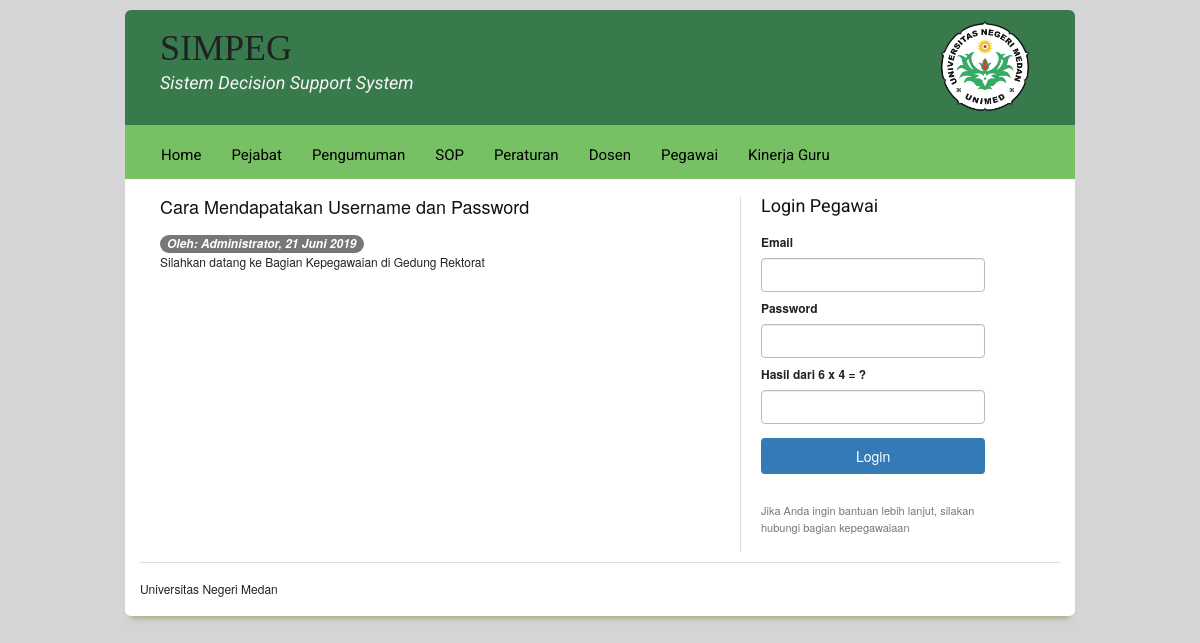
The app's page /web/pengumumandetail/cara-mendapatakan-username-dan-password with its own data.
### tables this page shows
CREATE TABLE `simpeg_identitas` (
  `id` int(11) NOT NULL,
  `kode` varchar(10) NOT NULL,
  `nama` varchar(100) NOT NULL,
  `alamat` varchar(255) NOT NULL,
  `kota` varchar(30) NOT NULL,
  `telp` varchar(30) NOT NULL,
  `fax` varchar(30) NOT NULL,
  `web` varchar(50) NOT NULL,
  `email` varchar(50) NOT NULL,
  `logo` varchar(50) NOT NULL,
  `instansi` varchar(100) NOT NULL,
  `fb` varchar(100) NOT NULL,
  `tw` varchar(100) NOT NULL,
  `ig` varchar(100) NOT NULL,
  `yt` varchar(100) NOT NULL,
  `footer` varchar(255) NOT NULL,
  `deskripsi` text NOT NULL,
  `keyword` text NOT NULL
);

CREATE TABLE `simpeg_pengumuman` (
  `id` int(11) NOT NULL,
  `judul` varchar(200) NOT NULL,
  `seo` varchar(250) NOT NULL,
  `isi` mediumtext NOT NULL,
  `dibaca` int(11) NOT NULL,
  `tanggal` datetime NOT NULL DEFAULT CURRENT_TIMESTAMP,
  `user` int(11) NOT NULL
);

CREATE TABLE `simpeg_user` (
  `id_user` int(11) NOT NULL,
  `username` varchar(30) NOT NULL,
  `password` varchar(120) NOT NULL,
  `salt` varchar(8) NOT NULL,
  `token` varchar(64) NOT NULL,
  `email` varchar(50) NOT NULL,
  `nama` varchar(100) NOT NULL,
  `hp` varchar(15) NOT NULL,
  `gambar` varchar(50) NOT NULL,
  `level` int(11) NOT NULL,
  `login_terakhir` datetime NOT NULL,
  `status` enum('Y','N') NOT NULL,
  `fak` varchar(13) DEFAULT NULL,
  `prodi` varchar(15) DEFAULT NULL
);

### application/libraries/Template.php (called while the page is built)
<?php if ( ! defined('BASEPATH')) exit('No direct script access allowed');
class Template {
		var $template_data = array();
		function set($name, $value)
		{
			$this->template_data[$name] = $value;
		}
		function load($template = '', $view = '' , $view_data = array(), $return = FALSE)
		{
			$this->CI =& get_instance();
			$this->set('contents', $this->CI->load->view($view, $view_data, TRUE));
			return $this->CI->load->view($template, $this->template_data, $return);
		}
}

### application/controllers/Web.php (called while the page is built, shortened)
<?php
class Web extends CI_Controller {
    public function pengumumandetail($seo){
    $token=token();
    $this->mathcaptcha->generatekode();
    $data['captcha']=$this->mathcaptcha->showcaptcha();
    $data['token']=$token;
    $query = $this->model_app->edit('simpeg_pengumuman',array('seo' => $seo));
    if ($query->num_rows()<=0){
      redirect('web/pengumuman');
    }else{
      $row = $query->row_array();
      $data['title'] = cetak($row['judul']);
      $data['rows'] = $row;
      $dataa = array('dibaca'=>$row['dibaca']+1);
      $where = array('id' => $row['id']);
      $this->model_app->update('simpeg_pengumuman', $dataa, $where);
      $this->template->load('front','front/pengumumandetail',$data);
    }
  }
}

### index.php (called while the page is built, shortened)
<?php
require_once BASEPATH.'core/CodeIgniter.php';

### application/models/Model_app.php (called while the page is built, shortened)
<?php
class Model_app extends CI_model{
    public function edit($table, $data){
        return $this->db->get_where($table, $data);
    }
}

### application/helpers/engine_helper.php (called while the page is built, shortened)
<?php
function identitas($p){
        $ci = & get_instance();
        $bg = $ci->db->query("SELECT $p FROM simpeg_identitas WHERE id=1")->row_array();
        return $bg[$p];
    }
function viewUser($p,$q='nama'){
        $ci = & get_instance();
        $fav = $ci->db->query("SELECT $q FROM simpeg_user WHERE id_user='$p'")->row_array();
        return $fav[$q];
    }

### application/helpers/ibelkhan_helper.php (called while the page is built, shortened)
<?php
    function tgl_indo($tgl){
            $tanggal = substr($tgl,8,2);
            $bulan = get_bulan(substr($tgl,5,2));
            $tahun = substr($tgl,0,4);
            return $tanggal.' '.$bulan.' '.$tahun;
    }
    function get_bulan($bln){
                switch ($bln){
                    case 6:
                        return "Juni";
                        break;
                }
            }

### application/views/front/pengumumandetail.php (the view)
<?php
echo'<h3>'.$rows['judul'].'</h3>';
echo'<i class="badge">Oleh: '.viewUser($rows['user']).', '.tgl_indo($rows['tanggal']).'</i>';
echo $rows['isi'];
?>

### application/views/front.php (shortened to what this page needs)
<!DOCTYPE html>
<html lang="en">
<head>
	<link href="<?=base_url()?>assets/plugins/jquery-ui/jquery-ui.min.css" rel="stylesheet" />
	<link href="<?=base_url()?>assets/plugins/bootstrap3/css/bootstrap.min.css" rel="stylesheet" />
	<link href="<?=base_url()?>assets/plugins/font-awesome/5.0/css/fontawesome-all.min.css" rel="stylesheet" />
	<link href="<?=base_url()?>assets/plugins/animate/animate.min.css" rel="stylesheet" />
	<link href="<?=base_url()?>assets/css/default/style-responsive.min.css" rel="stylesheet" />
	<link href="<?=base_url()?>assets/plugins/bootstrap-sweetalert/sweetalert.css" rel="stylesheet" />
	<link rel="stylesheet" href="<?=base_url()?>assets/css/front/screen.css" type="text/css" media="screen, projection">
	<link rel="stylesheet" href="<?=base_url()?>assets/css/front/print.css" type="text/css" media="print">
	<link rel="stylesheet" href="<?=base_url()?>assets/css/front/custom.css" type="text/css">
	<link rel="stylesheet" href="<?=base_url()?>assets/css/front/fancy-type/screen.css" type="text/css" media="screen, projection">
</head>
<body id="target-element" style="margin: auto; padding: 10px;">
	<div class="container circular-top-border" id="header">
		<div class="span-20">
			<h1 class="" style="font-family: 'Vollkorn', serif; padding: 20px 0px 0px 20px">SIMPEG</h1>
			<h3 style="font-style: italic; color:#F5F5F5; font-family: 'Roboto', sans-serif; padding: 0; padding-left: 20px; margin-top: -10px"><?=identitas('nama')?></h3>
		</div>
		<div class="span-3" style="margin: 10px 0px">
			<img src="<?=base_url()?>assets/img/<?=identitas('logo')?>" height="91" alt="" class="" >
		</div>
	</div>
	<div id="">
		<div class="container" id="navbar">
			<div class="span-24" style="margin: 4px 0px">
				<div id="primary_nav_wrap">
					<ul>
						<li><a href="<?=base_url()?>">Home</a></li>
						<li><a href="<?=base_url('web/pejabat')?>">Pejabat</a></li>
						<li><a href="<?=base_url('web/pengumuman')?>">Pengumuman</a></li>
						<li><a href="<?=base_url('web/sop')?>">SOP</a></li>
						<li><a href="<?=base_url('web/peraturan')?>">Peraturan</a></li>
						<li><a href="<?=base_url('web/dosen')?>">Dosen</a></li>
						<li><a href="<?=base_url('web/pegawai')?>">Pegawai</a></li>
						<li><a href="<?=base_url('web/kinerja')?>">Kinerja Guru</a></li>
					</ul>
				</div>
			</div>
		</div>
	</div>
	<div class="container main circular-bottom-border">
		<div class="span-15 prepend-1" style="padding-left: 20px;">
			<?php
					echo $contents;
				?>
		</div>
		<div class="span-7 last" style="border-left: 1px solid #ddd; padding-left: 20px; margin-bottom: 10px">
			<h3 style="font-family: 'Roboto', sans-serif;">Login Pegawai</h3>
				<form action="<?=base_url('login')?>" method="post" accept-charset= utf-8>
					<label for="uid">Email</label><br>
					<input type="email" class="text form-control" id="username" name="email" style="width: 90%">
					<label for="pass">Password</label><br>
					<input type="password" class="text form-control" id="pass" name="password" style="width: 90%">
					<label for="pass"><?=$captcha?></label>
					<input type="number" class="text form-control" id="pass" name="captcha" style="width: 90%" required>
					<div style="margin-top: 6px">
						<input type="submit" name="login" value="Login" class="btn btn-primary btn-hover-green" style="width: 90%; margin-top: 0.5em">
					</div>
				</form>
				<br>
			<p style="margin-top: 10px; font-size: 11px; color: #777">Jika Anda ingin bantuan lebih lanjut, silakan hubungi bagian kepegawaiaan</p>
		</div>
		<hr>
		<?=identitas('footer')?>
	</div>
</body>
</html>

### assets/css/front/screen.css (style rules this page uses)
html { margin:0;padding:0;border:0; }
body, div, span, object, iframe, h1, h2, h3, h4, h5, h6, p, blockquote, pre, a, abbr, acronym, address, code, del, dfn, em, img, q, dl, dt, dd, ol, ul, li, fieldset, form, label, legend, table, caption, tbody, tfoot, thead, tr, th, td, article, aside, dialog, figure, footer, header, hgroup, nav, section { margin:0;padding:0;border:0;font-size:100%;font:inherit;vertical-align:baseline; }
body { line-height:1.5;background:white; }
html { font-size:100.01%; }
body { font-size:75%;color:#222;background:#fff;font-family:"Helvetica Neue", Arial, Helvetica, sans-serif; }
h1, h2, h3, h4, h5, h6 { font-weight:normal;color:#111; }
h1 { font-size:3em;line-height:1;margin-bottom:0.5em; }
h3 { font-size:1.5em;line-height:1;margin-bottom:1em; }
p { margin:0 0 1.5em; }
a { color:#06c;text-decoration:underline; }
ul, ol { margin:0 1.5em 1.5em 0;padding-left:1.5em; }
ul { list-style-type:disc; }
.last { margin-right:0;padding-right:0; }
label { font-weight:bold; }
input[type=text], input[type=password], input[type=url], input[type=email], input.text, input.title, textarea { background-color:#fff;border:1px solid #bbb;color:#000; }
input[type=text], input[type=password], input[type=url], input[type=email], input.text, input.title, textarea, select { margin:0.5em 0; }
input.text, input.title { width:300px;padding:5px; }
.container { width:950px;margin:0 auto; }
.column, .span-1, .span-2, .span-3, .span-4, .span-5, .span-6, .span-7, .span-8, .span-9, .span-10, .span-11, .span-12, .span-13, .span-14, .span-15, .span-16, .span-17, .span-18, .span-19, .span-20, .span-21, .span-22, .span-23, .span-24 { float:left;margin-right:10px; }
.last { margin-right:0; }
.span-3 { width:110px; }
.span-7 { width:270px; }
.span-15 { width:590px; }
.span-20 { width:790px; }
.span-24 { width:950px;margin-right:0; }
.prepend-1 { padding-left:40px; }
hr { background:#ddd;color:#ddd;clear:both;float:none;width:100%;height:1px;margin:0 0 17px;border:none; }
.clearfix:after, .container:after { content:"\0020";display:block;height:0;clear:both;visibility:hidden;overflow:hidden; }
.clearfix, .container { display:block; }

### assets/css/front/custom.css (style rules this page uses)
body { background: #D5D4D6; }
#header { background: #397a4c; }
#header h1, #header h2 { color:#212121; }
#navbar { background: #77c063; }
.main { background: #fff; }
.btn { border:none; cursor: pointer; padding: 8px 20px; }
#primary_nav_wrap { padding: 6px; }
#primary_nav_wrap ul { list-style:none; position:relative; float:left; margin:0; padding:0 }
#primary_nav_wrap ul a { display:block; color:black; text-decoration:none; font-size:15px; line-height:0; padding:20px 15px; font-family: 'Roboto', sans-serif; }
#primary_nav_wrap ul li { position:relative; float:left; margin:0; padding:0; color:#fff6bf; }

### assets/css/front/print.css (style rules this page uses)
body { line-height: 1.5; font-family: "Helvetica Neue", Arial, Helvetica, sans-serif; color:#000; background: none; font-size: 10pt; }
.container { background: none; }
hr { background:#ccc; color:#ccc; width:100%; height:2px; margin:2em 0; padding:0; border:none; }
h1,h2,h3,h4,h5,h6 { font-family: "Helvetica Neue", Arial, "Lucida Grande", sans-serif; }
a:link, a:visited { background: transparent; font-weight:700; text-decoration: underline; }
a:link:after, a:visited:after { content: " (" attr(href) ")"; font-size: 90%; }

### application/views/front.php (style rules this page uses)
.main { -webkit-box-shadow: 0 8px 6px -6px black; -moz-box-shadow: 0 8px 6px -6px #9BAD77; box-shadow: 0 8px 6px -6px #9BAD77; }
.circular-top-border { border-top-left-radius: 6px; border-top-right-radius: 6px; }
.circular-bottom-border { border-bottom-left-radius: 6px; border-bottom-right-radius: 6px; }

### records on screen
simpeg_identitas: nama "Sistem Decision Support System", logo (picture), footer "Universitas Negeri Medan"
simpeg_pengumuman: judul "Cara Mendapatakan Username dan Password", user.nama "Administrator", tanggal "21 Juni 2019", isi "Silahkan datang ke Bagian Kepegawaian di Gedung Rektorat"

### other values on screen
$captcha "Hasil dari 6 x 4 = ?"
